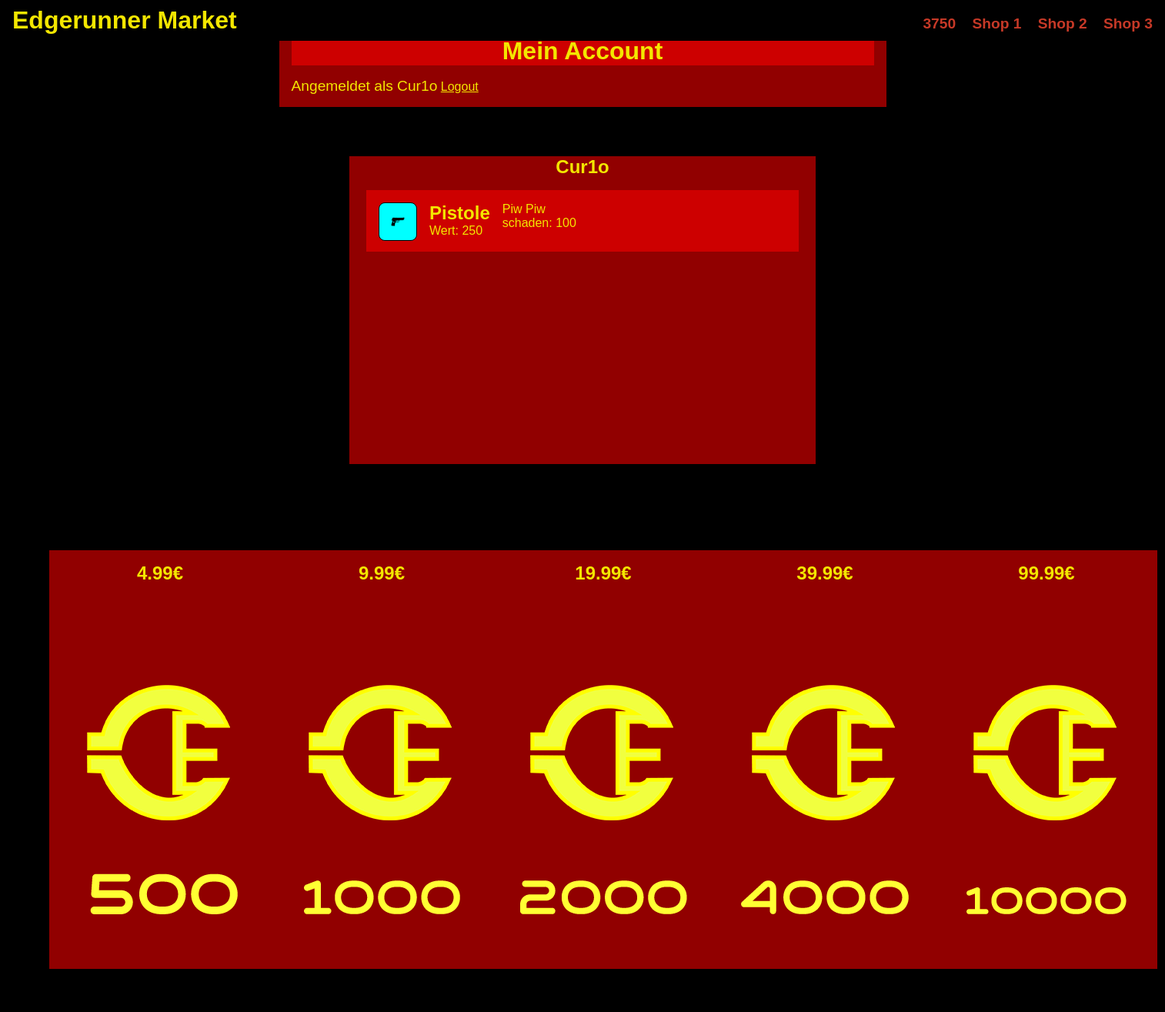
Page /Webseitenprojekt/index.php?action=coins (signed in) on the committed database.
### tables this page shows
CREATE TABLE IF NOT EXISTS `user_resources` (
  `id` int(8) NOT NULL AUTO_INCREMENT,
  `productId` int(8) NOT NULL,
  `userId` int(8) NOT NULL,
  `count` int(8) NOT NULL,
  PRIMARY KEY (`id`),
  KEY `userId` (`userId`),
  KEY `productId` (`productId`),
  KEY `productId_2` (`productId`)
);

CREATE TABLE IF NOT EXISTS `products` (
  `id` int(8) NOT NULL AUTO_INCREMENT,
  `productId` varchar(12) NOT NULL,
  `name` varchar(16) DEFAULT NULL,
  `description` varchar(64) NOT NULL,
  `image` varchar(128) NOT NULL DEFAULT 'ProductImages/noImage.png',
  `price` int(8) NOT NULL,
  `itemtype` enum('weapon','amor','item') NOT NULL,
  `damage` int(8) NOT NULL,
  `isConsumeable` tinyint(1) NOT NULL DEFAULT 0,
  PRIMARY KEY (`id`),
  UNIQUE KEY `productId` (`productId`)
);

### Webseitenprojekt/php/PHP_Forms/inventorySlot.php (the view, shortened to what this page needs)
<?php
    function getItem($itemID, $slotID){
        $conn = dbConnect();
        try{
            $query = $conn->prepare('SELECT products.name,
            products.description, products.image,
            products.price, products.damage , products.itemtype
            FROM products
            WHERE products.id = ?');
            $query->bindParam( 1, $itemID, PDO::PARAM_INT );
            $query->execute();
            if($data = $query->fetchAll(PDO::FETCH_ASSOC))
            {
                $name = $data[0]['name'];
                $description = $data[0]['description'];
                $image = $data[0]['image'];
                $price = $data[0]['price'];
                $sellprice = $price/2;
                $damage = $data[0]['damage'];
                echo
                "<form class='inventorySlot' method ='post' action='index.php'>
                        <img src='$image' alt='Product Image'>
                        <div>
                            <h1>$name</h1>
                            <p>Wert: $sellprice</p>
                        </div>
                        <div>
                            <p>$description</p>";
                        if($data[0]['itemtype'] == 'weapon')
                            echo"<p>schaden: $damage</p>";
                   echo"</div>
                        <div> ";
                echo"</div>
                    </form>";
            }
        }catch(Exception $e){
            userMessage('Es ist Fehler aufgetreten'.$e->getMessage());
            $conn=null;
            return false;
        }
    }
?>

### Webseitenprojekt/php/PHP_Forms/playerInventory.php (shortened to what this page needs)
<?php
    function getItemsInInventory(){
        $conn = dbConnect();
        try{
            $query = $conn->prepare('SELECT productId, id
            FROM user_resources
            WHERE user_resources.userId = ?');
            $query->bindParam( 1, $_SESSION['id'], PDO::PARAM_INT );
            $query->execute();
            if($data = $query->fetchAll(PDO::FETCH_ASSOC)){
                echo '<div class="inventorySlotContainer">';
                echo '<h1 class="inventoryName">'.$_SESSION['nick'].'</h1>';
                foreach($data as $item)
                {
                    $itemID = $item['productId'];
                    $slotID = $item['id'];
                    include_once 'inventorySlot.php';
                    getItem($itemID,$slotID);
                }
                echo '</div>';
            }else{
                echo'Dein Inventar ist Leer';
            }
        }catch(Exception $e){
            userMessage('Es ist Fehler aufgetreten'.$e->getMessage());
            $conn=null;
            return false;
        }
    }
?>
<section class="playerInventoryFrame">
                <?php
            getItemsInInventory();
        ?>
</section>

### Webseitenprojekt/style.css (style rules this page uses)
:root { --bgColContent: #ff000091; --themeColContent: #ff00008c; --textCol:#F3E600; --bgCol:rgb(0, 0, 0); --linkCol:#c63927; --borderCol: rgb(0, 0, 0); --hoverCol:#00ffffba; }
* { margin:0; padding:0; }
body { font-family: 'normalLetters','cyberpunk', tahoma, sans-serif, Arial ; background-color:var(--bgCol); }
.playerInventoryFrame { width:100vw !important; height:60vh !important; display: flex !important; flex-direction:row !important; justify-content:center !important; align-self: center !important; z-index:0 !important; }
.inventorySlotContainer { background-color: var(--bgColContent) !important; width:40vw !important; height:50vh !important; z-index:1; margin:2rem; display:flex !important; flex-direction:column; overflow-y: scroll !important; scrollbar-width: none; }
.inventorySlot { background-color: var(--themeColContent) !important; width:35vw !important; height:6vh !important; display:flex !important; flex-direction:row !important; justify-content:left !important; align-content: baseline; margin : 1rem auto !important; z-index:2 !important; transition: all .2s ease-in-out; }
.inventorySlot img { background-color: aqua; width:auto; height:6vh; }
.inventorySlot h1 { text-align: left; color:var(--textCol) !important; background-color:transparent !important; }
.inventorySlot p { text-align: left; color:var(--textCol) !important; }
.inventoryName { background-color:transparent !important; }
form, .admin { display:flex; flex-direction: column; width: 50vw; padding: 1rem; gap: 1rem; background-color:var(--bgColContent); margin:2rem auto; }
#enter, h1 { background-color:var(--themeColContent); color: var(--textCol); text-align: center; }
form img { width:3rem; height:3rem; background-color: var(--bgCol); border-radius:.5rem; border:0.1rem solid var(--borderCol); }

### rows in the picture
user_resources: productId.image (picture), productId.name "Pistole", productId.price "250", productId.description "Piw Piw", productId.damage "100"

### other values in the picture
$coinsvalue "3750"
$_SESSION['nick'] "Cur1o"
